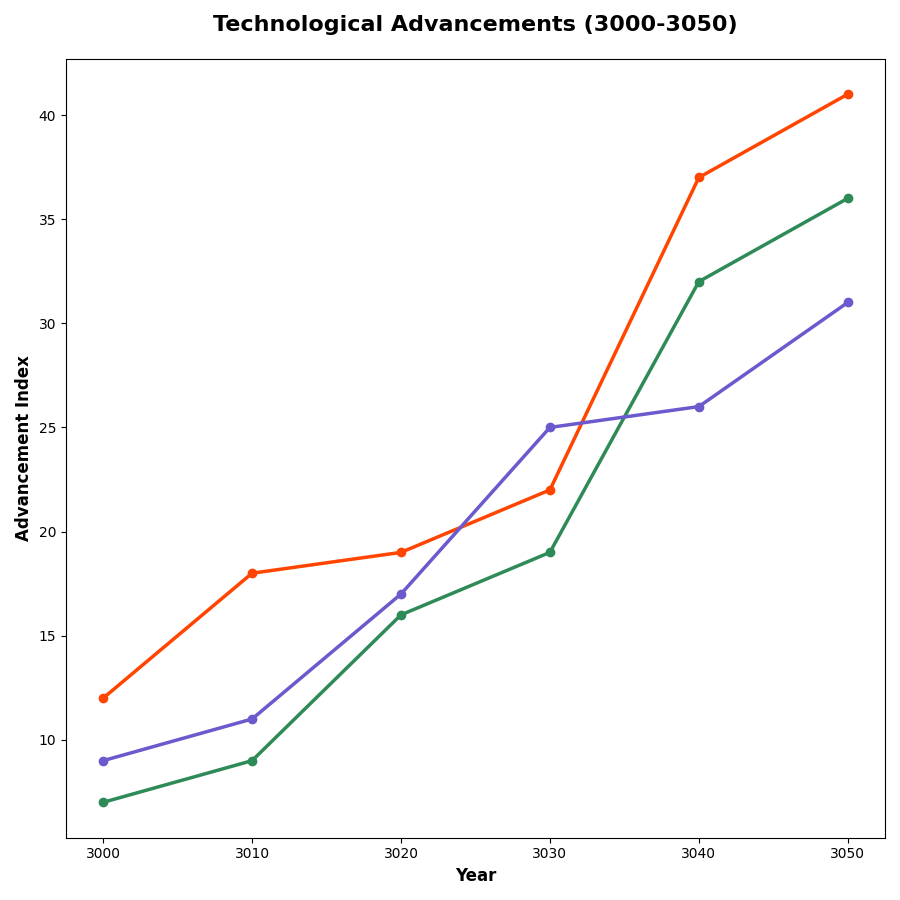

This chart was generated by the following Python code:
import matplotlib.pyplot as plt
import numpy as np

years = np.arange(3000, 3051, 10)
tech_advancement = {
    'AI and Robotics': np.array([12, 18, 19, 22, 37, 41]),
    'Sustainable Energy': np.array([7, 9, 16, 19, 32, 36]),
    'Biotechnology': np.array([9, 11, 17, 25, 26, 31]),
}

line_colors = ['#FF4500', '#2E8B57', '#6A5ACD']

fig, ax = plt.subplots(figsize=(9, 9))
for (tech, improvements), color in zip(tech_advancement.items(), line_colors):
    ax.plot(years, improvements, marker='o', linewidth=2.5, color=color)

ax.set_title('Technological Advancements (3000-3050)', fontsize=16, fontweight='bold', pad=20)
ax.set_xlabel('Year', fontsize=12, fontweight='bold')
ax.set_ylabel('Advancement Index', fontsize=12, fontweight='bold')

plt.tight_layout()
plt.show()
